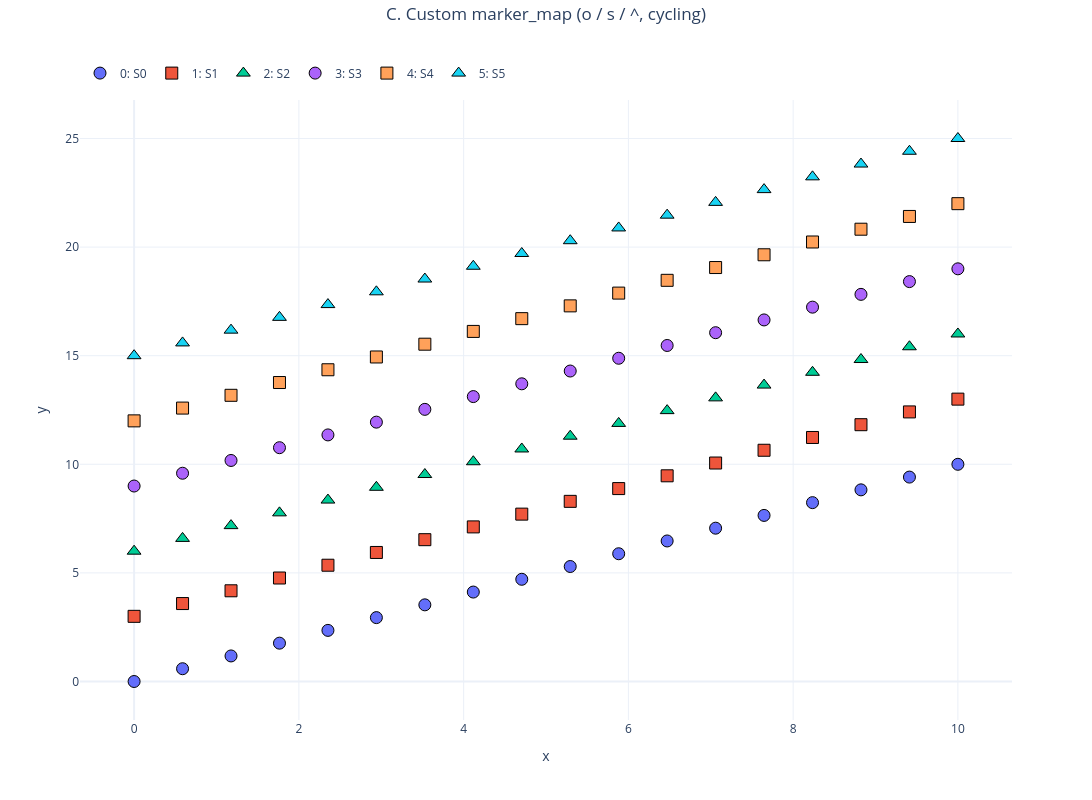

Source (notebook cell):
### Markdown cell above
## C. Custom map set before loading

With a 3-marker map and 6 datasets the symbols repeat: circle, square, triangle,
circle, square, triangle.

### Code cell
build(uc_custom, 6, marker_map=CUSTOM)      # reuse the exposed object from B
markers = [d.marker for d in uc_custom.sets]
print('dataset markers:', markers)
check(markers == expected(CUSTOM, 6), "custom map set before load cycles across datasets")
check(markers == ['o', 's', '^', 'o', 's', '^'], "6 datasets over a 3-marker map repeat o/s/^")
uc_custom.plot('x', 'y', suptitle='C. Custom marker_map (o / s / ^, cycling)').show()

### Figure 1 — Plotly figure (JSON) as saved in the notebook; plotly's stock layout.template omitted (floating-point values rounded to 4 significant figures)
{"data": [{"customdata": [[0.0, 0.0], [0.5882, 0.5882], [1.176, 1.176], [1.765, 1.765], [2.353, 2.353], [2.941, 2.941], [3.529, 3.529], [4.118, 4.118], [4.706, 4.706], [5.294, 5.294], [5.882, 5.882], [6.471, 6.471], [7.059, 7.059], [7.647, 7.647], [8.235, 8.235], [8.824, 8.824], [9.412, 9.412], [10.0, 10.0]], "hovertemplate": "<b><u>Set: 0</u></b><br><b>S0</b><br>x: %{customdata[0]:.2f}<br>y: %{customdata[1]:.2f}<extra></extra>", "legendgroup": "group_0", "line": {"color": "#636EFA", "width": 2}, "marker": {"color": "#636EFA", "line": {"color": "black", "width": 1}, "opacity": 1, "size": 12, "symbol": "circle"}, "mode": "markers+markers", "name": "0: S0", "showlegend": true, "type": "scatter", "x": [0.0, 0.5882, 1.176, 1.765, 2.353, 2.941, 3.529, 4.118, 4.706, 5.294, 5.882, 6.471, 7.059, 7.647, 8.235, 8.824, 9.412, 10.0], "xaxis": "x", "y": [0.0, 0.5882, 1.176, 1.765, 2.353, 2.941, 3.529, 4.118, 4.706, 5.294, 5.882, 6.471, 7.059, 7.647, 8.235, 8.824, 9.412, 10.0], "yaxis": "y"}, {"customdata": [[0.0, 3.0], [0.5882, 3.588], [1.176, 4.176], [1.765, 4.765], [2.353, 5.353], [2.941, 5.941], [3.529, 6.529], [4.118, 7.118], [4.706, 7.706], [5.294, 8.294], [5.882, 8.882], [6.471, 9.471], [7.059, 10.06], [7.647, 10.65], [8.235, 11.24], [8.824, 11.82], [9.412, 12.41], [10.0, 13.0]], "hovertemplate": "<b><u>Set: 1</u></b><br><b>S1</b><br>x: %{customdata[0]:.2f}<br>y: %{customdata[1]:.2f}<extra></extra>", "legendgroup": "group_1", "line": {"color": "#EF553B", "width": 2}, "marker": {"color": "#EF553B", "line": {"color": "black", "width": 1}, "opacity": 1, "size": 12, "symbol": "square"}, "mode": "markers+markers", "name": "1: S1", "showlegend": true, "type": "scatter", "x": [0.0, 0.5882, 1.176, 1.765, 2.353, 2.941, 3.529, 4.118, 4.706, 5.294, 5.882, 6.471, 7.059, 7.647, 8.235, 8.824, 9.412, 10.0], "xaxis": "x", "y": [3.0, 3.588, 4.176, 4.765, 5.353, 5.941, 6.529, 7.118, 7.706, 8.294, 8.882, 9.471, 10.06, 10.65, 11.24, 11.82, 12.41, 13.0], "yaxis": "y"}, {"customdata": [[0.0, 6.0], [0.5882, 6.588], [1.176, 7.176], [1.765, 7.765], [2.353, 8.353], [2.941, 8.941], [3.529, 9.529], [4.118, 10.12], [4.706, 10.71], [5.294, 11.29], [5.882, 11.88], [6.471, 12.47], [7.059, 13.06], [7.647, 13.65], [8.235, 14.24], [8.824, 14.82], [9.412, 15.41], [10.0, 16.0]], "hovertemplate": "<b><u>Set: 2</u></b><br><b>S2</b><br>x: %{customdata[0]:.2f}<br>y: %{customdata[1]:.2f}<extra></extra>", "legendgroup": "group_2", "line": {"color": "#00CC96", "width": 2}, "marker": {"color": "#00CC96", "line": {"color": "black", "width": 1}, "opacity": 1, "size": 12, "symbol": "triangle-up"}, "mode": "markers+markers", "name": "2: S2", "showlegend": true, "type": "scatter", "x": [0.0, 0.5882, 1.176, 1.765, 2.353, 2.941, 3.529, 4.118, 4.706, 5.294, 5.882, 6.471, 7.059, 7.647, 8.235, 8.824, 9.412, 10.0], "xaxis": "x", "y": [6.0, 6.588, 7.176, 7.765, 8.353, 8.941, 9.529, 10.12, 10.71, 11.29, 11.88, 12.47, 13.06, 13.65, 14.24, 14.82, 15.41, 16.0], "yaxis": "y"}, {"customdata": [[0.0, 9.0], [0.5882, 9.588], [1.176, 10.18], [1.765, 10.76], [2.353, 11.35], [2.941, 11.94], [3.529, 12.53], [4.118, 13.12], [4.706, 13.71], [5.294, 14.29], [5.882, 14.88], [6.471, 15.47], [7.059, 16.06], [7.647, 16.65], [8.235, 17.24], [8.824, 17.82], [9.412, 18.41], [10.0, 19.0]], "hovertemplate": "<b><u>Set: 3</u></b><br><b>S3</b><br>x: %{customdata[0]:.2f}<br>y: %{customdata[1]:.2f}<extra></extra>", "legendgroup": "group_3", "line": {"color": "#AB63FA", "width": 2}, "marker": {"color": "#AB63FA", "line": {"color": "black", "width": 1}, "opacity": 1, "size": 12, "symbol": "circle"}, "mode": "markers+markers", "name": "3: S3", "showlegend": true, "type": "scatter", "x": [0.0, 0.5882, 1.176, 1.765, 2.353, 2.941, 3.529, 4.118, 4.706, 5.294, 5.882, 6.471, 7.059, 7.647, 8.235, 8.824, 9.412, 10.0], "xaxis": "x", "y": [9.0, 9.588, 10.18, 10.76, 11.35, 11.94, 12.53, 13.12, 13.71, 14.29, 14.88, 15.47, 16.06, 16.65, 17.24, 17.82, 18.41, 19.0], "yaxis": "y"}, {"customdata": [[0.0, 12.0], [0.5882, 12.59], [1.176, 13.18], [1.765, 13.76], [2.353, 14.35], [2.941, 14.94], [3.529, 15.53], [4.118, 16.12], [4.706, 16.71], [5.294, 17.29], [5.882, 17.88], [6.471, 18.47], [7.059, 19.06], [7.647, 19.65], [8.235, 20.24], [8.824, 20.82], [9.412, 21.41], [10.0, 22.0]], "hovertemplate": "<b><u>Set: 4</u></b><br><b>S4</b><br>x: %{customdata[0]:.2f}<br>y: %{customdata[1]:.2f}<extra></extra>", "legendgroup": "group_4", "line": {"color": "#FFA15A", "width": 2}, "marker": {"color": "#FFA15A", "line": {"color": "black", "width": 1}, "opacity": 1, "size": 12, "symbol": "square"}, "mode": "markers+markers", "name": "4: S4", "showlegend": true, "type": "scatter", "x": [0.0, 0.5882, 1.176, 1.765, 2.353, 2.941, 3.529, 4.118, 4.706, 5.294, 5.882, 6.471, 7.059, 7.647, 8.235, 8.824, 9.412, 10.0], "xaxis": "x", "y": [12.0, 12.59, 13.18, 13.76, 14.35, 14.94, 15.53, 16.12, 16.71, 17.29, 17.88, 18.47, 19.06, 19.65, 20.24, 20.82, 21.41, 22.0], "yaxis": "y"}, {"customdata": [[0.0, 15.0], [0.5882, 15.59], [1.176, 16.18], [1.765, 16.76], [2.353, 17.35], [2.941, 17.94], [3.529, 18.53], [4.118, 19.12], [4.706, 19.71], [5.294, 20.29], [5.882, 20.88], [6.471, 21.47], [7.059, 22.06], [7.647, 22.65], [8.235, 23.24], [8.824, 23.82], [9.412, 24.41], [10.0, 25.0]], "hovertemplate": "<b><u>Set: 5</u></b><br><b>S5</b><br>x: %{customdata[0]:.2f}<br>y: %{customdata[1]:.2f}<extra></extra>", "legendgroup": "group_5", "line": {"color": "#19D3F3", "width": 2}, "marker": {"color": "#19D3F3", "line": {"color": "black", "width": 1}, "opacity": 1, "size": 12, "symbol": "triangle-up"}, "mode": "markers+markers", "name": "5: S5", "showlegend": true, "type": "scatter", "x": [0.0, 0.5882, 1.176, 1.765, 2.353, 2.941, 3.529, 4.118, 4.706, 5.294, 5.882, 6.471, 7.059, 7.647, 8.235, 8.824, 9.412, 10.0], "xaxis": "x", "y": [15.0, 15.59, 16.18, 16.76, 17.35, 17.94, 18.53, 19.12, 19.71, 20.29, 20.88, 21.47, 22.06, 22.65, 23.24, 23.82, 24.41, 25.0], "yaxis": "y"}], "layout": {"height": 800, "legend": {"orientation": "h", "x": 0, "xanchor": "left", "y": 1.02, "yanchor": "bottom"}, "margin": {"r": 80, "t": 100}, "showlegend": true, "title": {"text": "C. Custom marker_map (o / s / ^, cycling)", "x": 0.5, "xanchor": "center", "y": 0.99, "yanchor": "top", "yref": "container"}, "width": 1200, "xaxis": {"anchor": "y", "domain": [0.0, 1.0], "title": {"standoff": 15, "text": "x"}}, "yaxis": {"anchor": "x", "domain": [0.0, 1.0], "title": {"standoff": 15, "text": "y"}}}}
